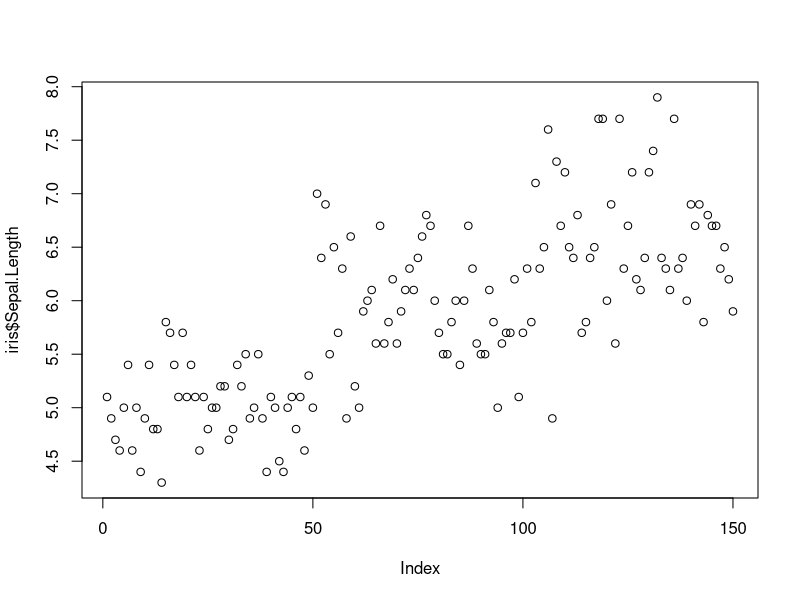
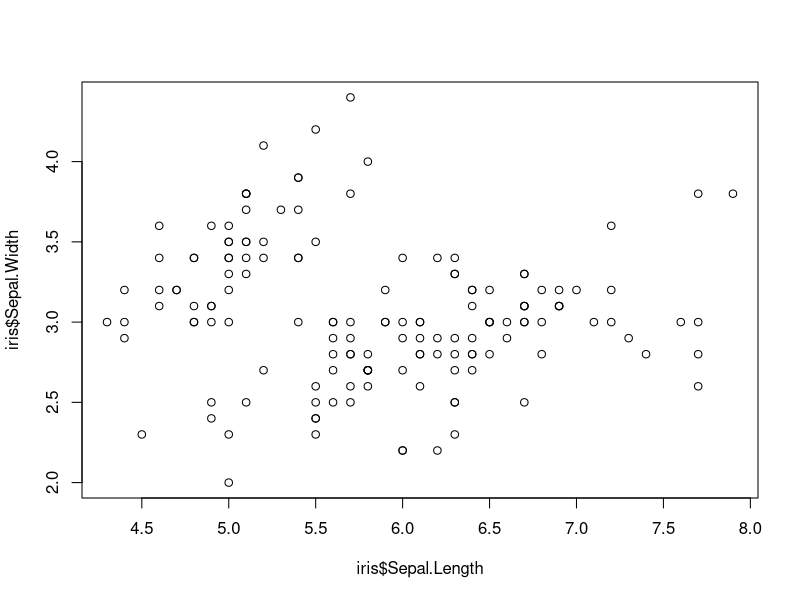
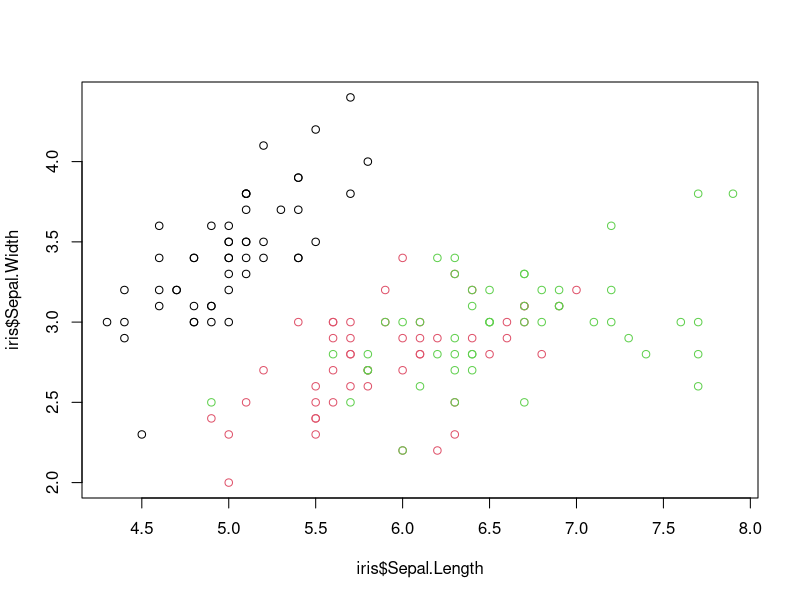
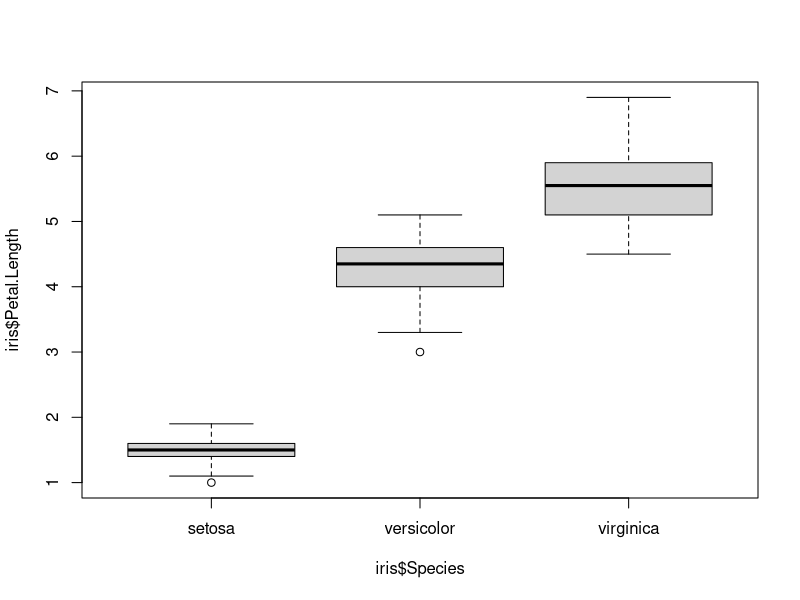
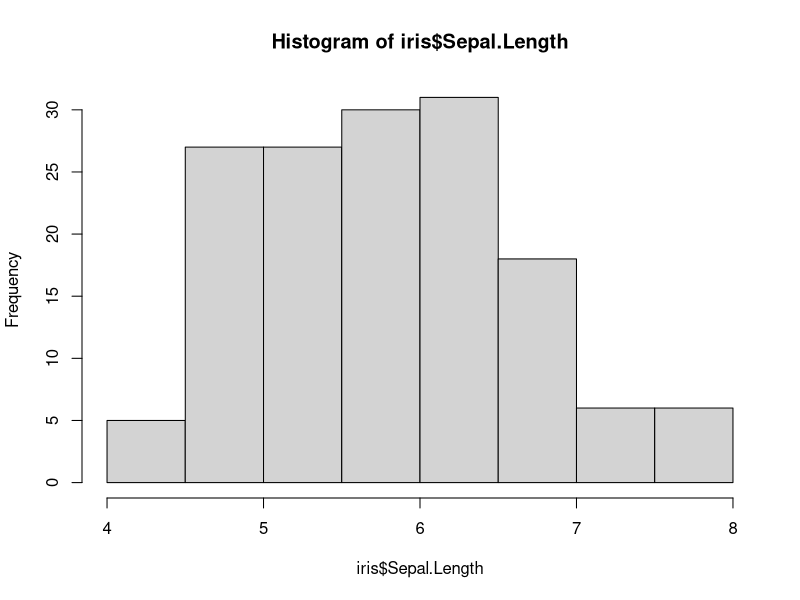
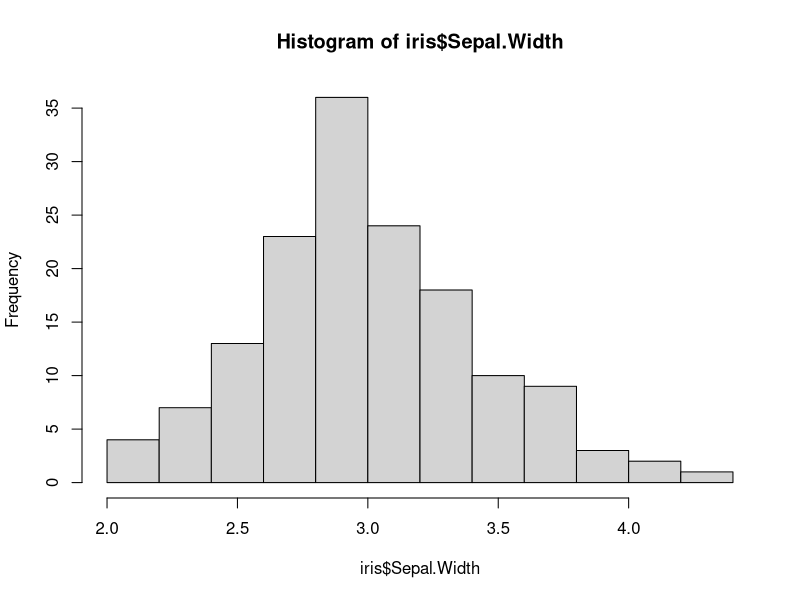
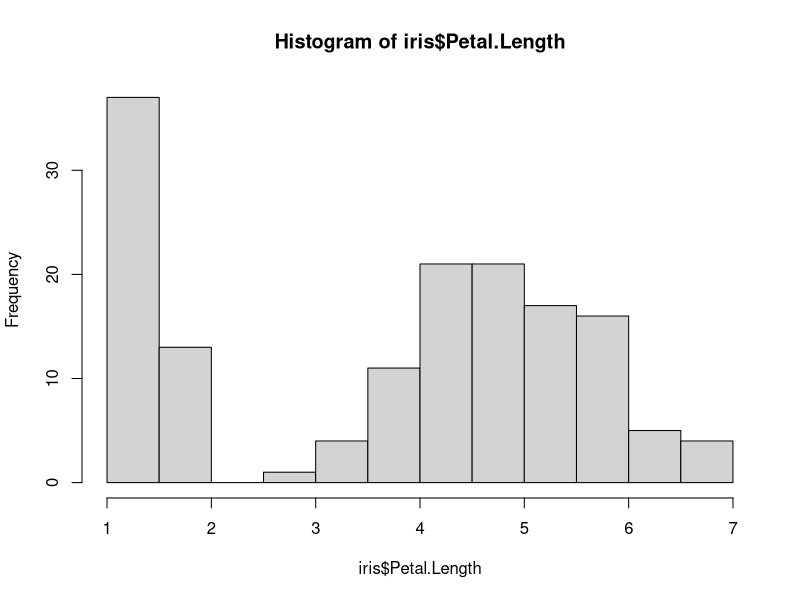
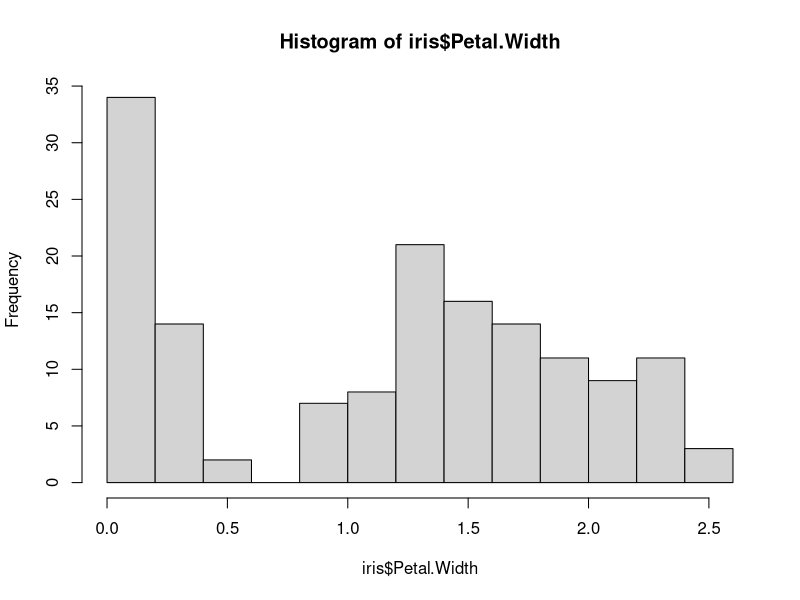

The R script that drew these images, in order:
#Clase 5 - Parte 1

#Empecemos cargando nuestro dataset
data("iris")
str(iris)
head(iris)
class(iris)

#Lo primero que vamos a hacer es un plot, es el grafico mas sencillo de todos
plot(iris$Sepal.Length)

#Ahora hagamos un plot pero de 2 variables de nuestro data set
plot(iris$Sepal.Length, iris$Sepal.Width)

#Probemos con 3 variables y utilicemos un color para distinguir cada una de ellas
plot(iris$Sepal.Length, iris$Sepal.Width, col = iris$Species)

#Graficos de cajas
plot(iris$Petal.Length ~ iris$Species)

#Histograma
hist(iris$Sepal.Length)
hist(iris$Sepal.Width)
hist(iris$Petal.Length)
hist(iris$Petal.Width)

#Probemos ahora con otro dataset
data(VADeaths)
str(VADeaths)
head(VADeaths)

#Barplot
barplot(VADeaths)
hist(VADeaths)

#Mas ejemplos
data("USArrests")
str(USArrests)
head(USArrests)
class(USArrests)

#Algunas visualizaciones que podrian resultar de interes
plot(USArrests)
hist(USArrests$Murder)
hist(USArrests$Assault)
hist(USArrests$UrbanPop)
hist(USArrests$Rape)

#Por Ultimo cargamos un archivo de forma local
setwd("C:/Users/guill/Desktop/R/Comision - Lunes-20210419T182904Z-001/Comision - Lunes/5. Clase/Datos")

informacion <- read.csv(file = "informacion.csv", sep = ";")

#Leemos la cabecera
head(informacion)

#Graficamos el histograma
hist(x = informacion$edad, 
     main = "Histograma de Edad", 
     xlab = "Edad", 
     ylab = "Frecuencia", 
     col= "blue")

#Graficamos el grafico de barra
tabla = table(informacion$education)
barplot(tabla, main = "Grafica de Educacion", 
        xlab="Nivel Educativo", 
        ylab="Frecuencia", 
        col = c("purple", "red"))

